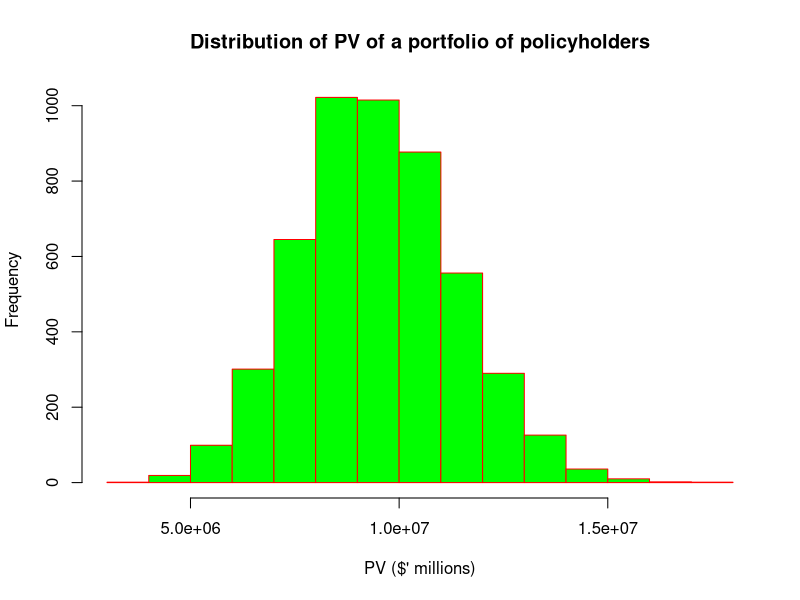

Write the R code that produced this figure.
## ---- chunk 1

## ---- chunk 2
Time <- c(0:10)
CashFlow <- c(250,800,500,1200,300,750,400,450,850,1500,100)
SpotRate <- c(0,0.005,0.008,0.012,0.017,0.023,0.03,0.03,0.03,0.03,0.03)
vk <- (1+SpotRate)^(-Time)
Prob <- c(0.07,0.06,0.09,0.17,0.11,0.1,0.02,0.09,0.02,0.16,0.08)
# Expected Present Value calculation
EPV <- sum(CashFlow*vk*Prob)
EPV
# Standard Deviation of Present Value calculation
CashFlowSq <- CashFlow^2
vkSq <- vk^2
VarPV <- sum(CashFlowSq*vkSq*Prob)-EPV^2
VarPV
StDevPV <- sqrt(VarPV)
StDevPV

## ---- chunk 3

## ---- chunk 4

## ---- chunk 5

## ---- chunk 6

## ---- chunk 7

## ---- chunk 8

## ---- chunk 9

## ---- chunk 10

## ---- chunk 11
Year <- c(1:10)
CashFlow <- 400000
SpotRate <- 0.02
vk <- (1+SpotRate)^(-Year)
mx <- c(0.002956,0.003216,0.003507,0.003786,0.004023,0.004360,0.004670,0.005022,0.005390,0.005724) #Bringing in the mx values from the US2010-14 female life tables
qx <- 1-exp(-mx)
kpx <- numeric(length(Year)) # Initialising probability of survival to be used in the loop below
qxdef <- numeric(length(Year)) # Initialising deferred probability of death to be used in the loop below
kpx[1] <- 1
qxdef[1] <- kpx[1]*qx[1]
for(i in 2:length(Year)){ # Calulates probability of survival and deferred probability of death for future years
  kpx[i] <- kpx[i-1]*(1-qx[i-1])
  qxdef[i]<-kpx[i]*qx[i]
}
# Expected Present Value calculation
EPV <- sum(CashFlow*vk*qxdef)
EPV
# Standard Deviation of Present Value calculation
CashFlowSq <- CashFlow^2
vkSq <- vk^2
VarPV <- sum(CashFlowSq*vkSq*qxdef)-EPV^2
VarPV
StDevPV <- sqrt(VarPV)
StDevPV

## ---- chunk 12
npx <- kpx[10]*(1-qx[10])
PV <- CashFlow*(1+SpotRate)^(-Year)
PV[11] <- 0
#PVout <- round(PV,digits = 2)
PVout <- formatC(as.numeric(PV),format="f",digits=2)
Probs <- c(qxdef,npx)
Probsout <- round(Probs,digits = 4)
ProbsoutMat <- t(cbind(PVout, Probsout))
rownames(ProbsoutMat) <- c("kPV", "Pr(PV = kPV)")
colnames(ProbsoutMat) <- rep("",11)
knitr::kable(ProbsoutMat, align="r")

## ---- chunk 13

## ---- chunk 14
SpotRate <- 0.02
# PolHold <- read.csv("C:/Working/OneDrive - Australian National University/Actuarial/Online Life Con textbook/Chap3LifeInsCashFlows/LifeCon-Chap3/SyntheticInsurerDataCh3CS.csv") # Importing policyholder data into R - we'll need to decide on conventions here

PolHold <- read.csv("Data/SyntheticInsurerDataCh3CS.csv") 
MortRates <- read.csv("Data/HMDmx.csv") # Importing mortality data into R
MortRates$qx <- 1-exp(-MortRates$mx)

PolHold$EPV <- 0 # Initialising EPV calculation for each policyholder
PolHold$Calc0px <- 1 # Initialising kpx calculation for each policyholder
for (i in 1:max(PolHold$Term)){ # The calculation of EPV is built up in a loop over the potential policy years
  PolHold <- merge(PolHold, MortRates, by = c("Age","Sex"), all.x=TRUE) # Links the correct qx to the policyholder for that year
  PolHold[,paste0("Calc","qxyr",i)] <- ifelse(PolHold$Term>=i,PolHold$qx,0) # No mortality rate is applied if the term of the policy has already been completed
  PolHold <- PolHold[,!(names(PolHold) %in% c("mx","qx"))] # Removes mx and qx so they can be linked again next year for one year older
  PolHold[,paste0("Calc",i,"px")] <- PolHold[,paste0("Calc",i-1,"px")] * (1 - PolHold[,paste0("Calc","qxyr",i)]) # Calculating kpx
  PolHold[,paste0("Calc",i,"qxdef")] <- PolHold[,paste0("Calc",i-1,"px")] * PolHold[,paste0("Calc","qxyr",i)] # Calculating deferred qx
  PolHold$EPV <- PolHold$EPV + PolHold[,paste0("Calc",i,"qxdef")] * PolHold$SumInsured * (1+SpotRate)^(-i) # Adding the component of EPV for that year
  PolHold$Age <- PolHold$Age + 1 # Increasing age for next loop iteration
}

EPV <- sum(PolHold$EPV)
EPV

## ---- chunk 15

# Much of the code below is repeated from the EPV calculation so this code can be run without running the previous code

nsim = 5000
SpotRate <- 0.02
# PolHold <- read.csv("C:/Working/OneDrive - Australian National University/Actuarial/Online Life Con textbook/Chap3LifeInsCashFlows/LifeCon-Chap3/SyntheticInsurerDataCh3CS.csv") # Importing policyholder data into R - we'll need to decide on conventions here
# MortRates <- read.csv("C:/Working/OneDrive - Australian National University/Actuarial/Online Life Con textbook/Chap3LifeInsCashFlows/LifeCon-Chap3/HMDmx.csv") # Importing mortality data into R

PolHold <- read.csv("Data/SyntheticInsurerDataCh3CS.csv") 
MortRates <- read.csv("Data/HMDmx.csv") # Importing mortality data into R
MortRates$qx <- 1-exp(-MortRates$mx)

rm(Probs,PV,IndivSample) # Removing some data objects so they can be recalculated from scratch

Probs <- data.frame(matrix(ncol=0,nrow=nrow(PolHold))) # This data frame will hold the probabilities of each PV cash flow outcome for each policyholder
PV <- data.frame(matrix(ncol=0,nrow=nrow(PolHold))) # This data frame will hold the potential PV cash flow outcomes for each policyholder
IndivSample <- data.frame(matrix(ncol=nsim,nrow=0)) # This data frame will hold the simulated PV cash flow outcomes for each policyholder
SumPV <- 0 # Initialising the sum of the PV cash flow outcomes for each simulation

PolHold$Calc0px <- 1
for (i in 1:max(PolHold$Term)){ # This loop calculates the necessary data items over the potential policy years
  PolHold <- merge(PolHold, MortRates, by = c("Age","Sex"), all.x=TRUE) # Links the correct qx to the policyholder for that year
  PolHold[,paste0("Calc","qxyr",i)] <- ifelse(PolHold$Term>=i,PolHold$qx,0) # No mortality rate is applied if the term of the policy has already been completed
  PolHold <- PolHold[,!(names(PolHold) %in% c("mx","qx"))] # Removes mx and qx so they can be linked again next year for one year older
  PolHold[,paste0("Calc",i,"px")] <- PolHold[,paste0("Calc",i-1,"px")] * (1 - PolHold[,paste0("Calc","qxyr",i)]) # Calculating kpx
  PolHold[,paste0("Calc",i,"qxdef")] <- PolHold[,paste0("Calc",i-1,"px")] * PolHold[,paste0("Calc","qxyr",i)] # Calculating deferred qx
  Probs[,paste0("Probs",i)] <- PolHold[,paste0("Calc",i,"qxdef")] # Calculating probability of PV cash flow outcome
  PV[,paste0("PV",i)] <- PolHold$SumInsured * (1+SpotRate)^(-i) # Calculating potential PV cash flow outcome
  PolHold$Age <- PolHold$Age + 1 # Increasing age for next loop iteration
}

Probs$ProbsEnd <- PolHold[,paste0("Calc",max(PolHold$Term),"px")] # Calculates the probability of no claim payment on the policy
PV$PVEnd <- 0 # The PV for no claim payment is zero

for (i in 1:nrow(PolHold)) { # This loop calculates the simulated PV observations separately for each policyholder
  IndivSample[i,] <- sample(PV[i,], size = nsim, replace = TRUE, prob = Probs[i,])
}

for (i in 1:nsim) { # This loop calculates the aggregate PV across all policyholders separately for each simulation
  SumPV[i] <- sum(IndivSample[,i])
}

mean(SumPV)
sd(SumPV)

par(mfrow=c(1,1))
hist(SumPV, main="Distribution of PV of a portfolio of policyholders", xlab="PV ($' millions)", border="red", col="green") 

